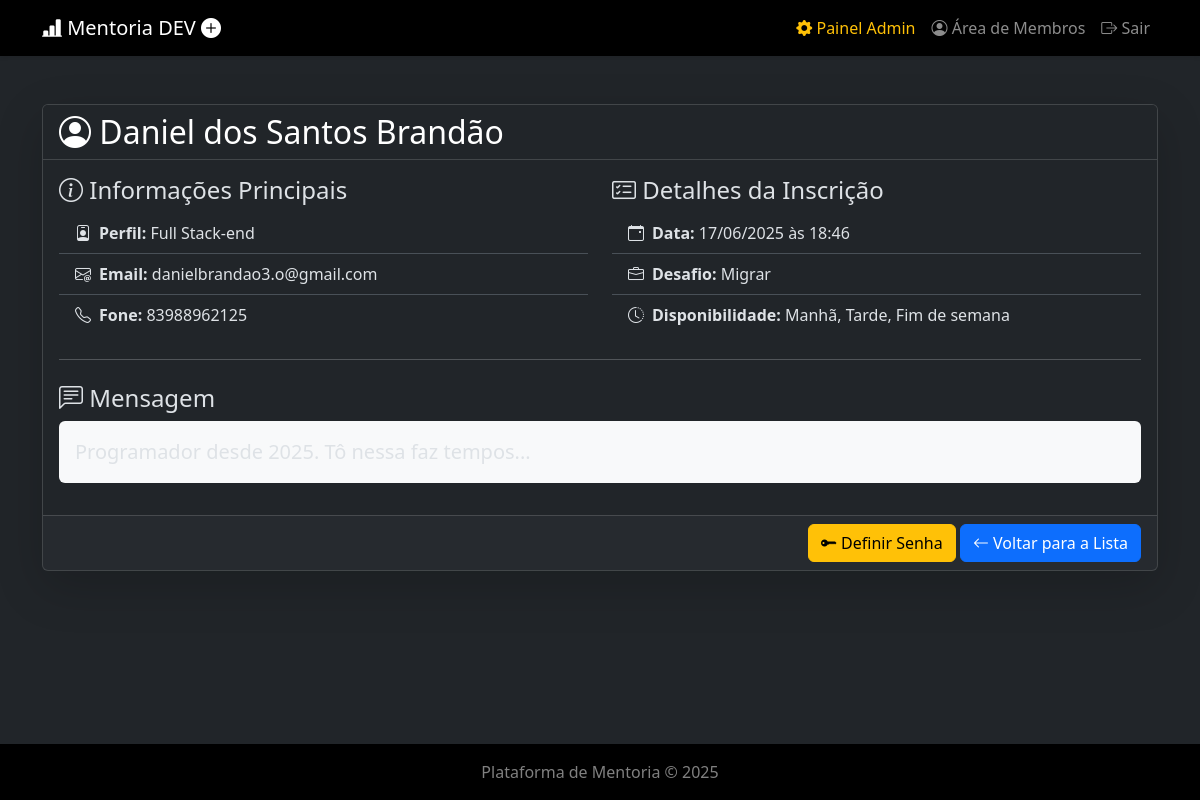
Page /admin/inscricao/13/detalhes (signed in) on the committed database.
### api/index.py (models this page shows, shortened)
class Registros(db.Model, UserMixin): # Adiciona UserMixin
    __tablename__ = 'registros'
    id = db.Column(db.Integer, primary_key=True)
    nome = db.Column(db.String(100), nullable=False)
    email = db.Column(db.String(100), unique=True, nullable=False)
    password_hash = db.Column(db.String(128)) # Campo para senha criptografada
    is_admin = db.Column(db.Boolean, default=False)
    fone = db.Column(db.String(20))
    perfil = db.Column(db.String(100))
    desafio = db.Column(db.String(100))
    disponibilidade = db.Column(db.String(100))
    mensagem = db.Column(db.Text)
    data_inscricao = db.Column(db.DateTime, default=datetime.utcnow)
    status = db.Column(db.String(50), default='Inscrito')
    token_matricula = db.Column(db.String(32), unique=True, nullable=True)
    plano_escolhido = db.Column(db.String(50), nullable=True)
    turma_id = db.Column(db.Integer, db.ForeignKey('turmas.id'))

### api/index.py (the view)
@app.route('/admin/inscricao/<int:id>/detalhes')
@admin_required
def admin_detalhe_inscricao(id):
    registro = Registros.query.get_or_404(id)
    return render_template('admin/detalhe.html', registro=registro)

### api/index.py (called while the page is built)
@login_manager.user_loader
def load_user(user_id):
    return Registros.query.get(int(user_id))

def admin_required(f):
    @wraps(f)
    def decorated_function(*args, **kwargs):
        if not current_user.is_authenticated or not current_user.is_admin:
            flash("Acesso não autorizado. Esta área é restrita para administradores.", "danger")
            return redirect(url_for('login'))
        return f(*args, **kwargs)
    return decorated_function

### templates/admin/detalhe.html (shortened to what this page needs)
{% extends "layout.html" %}
{% block content %}
<div class="card shadow-lg">
    <div class="card-header bg-dark text-white">
        <h2 class="mb-0"><i class="bi bi-person-circle"></i> {{ registro.nome }}</h2>
    </div>
    <div class="card-body">
        <div class="row">
            <div class="col-md-6">
                <h4><i class="bi bi-info-circle"></i> Informações Principais</h4>
                <ul class="list-group list-group-flush">
                    <li class="list-group-item"><i class="bi bi-person-badge me-2"></i><strong>Perfil:</strong> {{ registro.perfil }}</li>
                    <li class="list-group-item"><i class="bi bi-envelope-at me-2"></i><strong>Email:</strong> {{ registro.email }}</li>
                    <li class="list-group-item"><i class="bi bi-telephone me-2"></i><strong>Fone:</strong> {{ registro.fone }}</li>
                </ul>
            </div>
            <div class="col-md-6">
                <h4><i class="bi bi-card-checklist"></i> Detalhes da Inscrição</h4>
                <ul class="list-group list-group-flush">
                    <li class="list-group-item"><i class="bi bi-calendar-event me-2"></i><strong>Data:</strong> {{ registro.data_inscricao.strftime('%d/%m/%Y às %H:%M') }}</li>
                    <li class="list-group-item"><i class="bi bi-briefcase me-2"></i><strong>Desafio:</strong> {{ registro.desafio }}</li>
                    <li class="list-group-item"><i class="bi bi-clock-history me-2"></i><strong>Disponibilidade:</strong> {{ registro.disponibilidade }}</li>
                </ul>
            </div>
        </div>
        <hr class="my-4">
        <h4><i class="bi bi-chat-left-text"></i> Mensagem</h4>
        <blockquote class="blockquote bg-light p-3 rounded">
            <p class="mb-0">{{ registro.mensagem }}</p>
        </blockquote>
    </div>
    <div class="card-footer text-end">
        {% if current_user.is_authenticated and current_user.is_admin %}
        <a href="{{ url_for('definir_senha_mentorado', id=registro.id) }}" class="btn btn-warning">
            <i class="bi bi-key-fill"></i> Definir Senha
        </a>
        {% endif %}
        <a href="{{ url_for('index') }}" class="btn btn-primary"><i class="bi bi-arrow-left"></i> Voltar para a Lista</a>
    </div>
</div>
{% endblock %}

### rows in the picture
Registros: nome "Daniel dos Santos Brandão", perfil "Full Stack-end", email "danielbrandao3.o@gmail.com", fone "83988962125", data_inscricao "17/06/2025 às 18:46", desafio "Migrar", disponibilidade "Manhã, Tarde, Fim de semana", mensagem "Programador desde 2025. Tô nessa faz tempos..."
